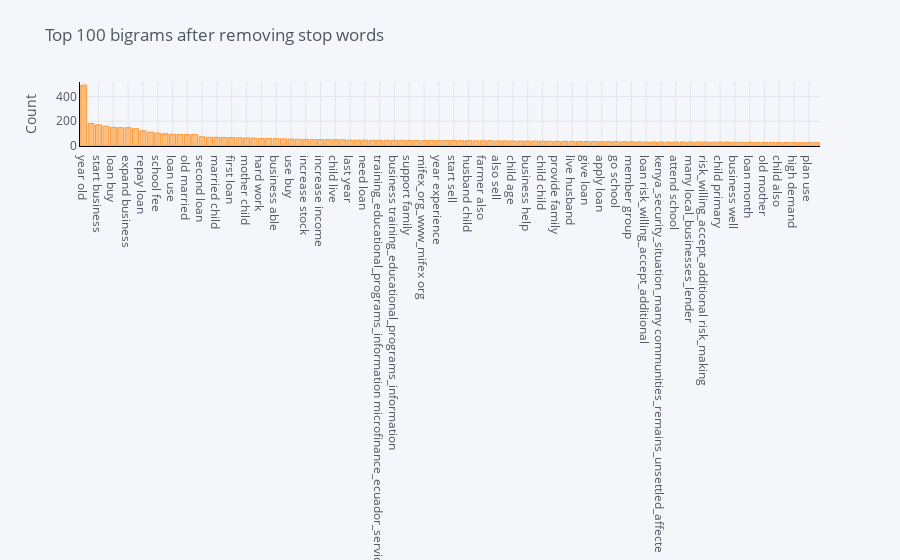

Here is the notebook cell this chart was saved with:
### Markdown cell above
### Top 100 Bigrams on Entire Corpus

### Code cell
plot_model(plot = 'bigram')

### Figure 1 — Plotly figure (JSON) as saved in the notebook; plotly's stock layout.template omitted (floating-point values rounded to 4 significant figures)
{"data": [{"marker": {"color": "rgba(255, 153, 51, 0.6)", "line": {"color": "rgba(255, 153, 51, 1.0)", "width": 1}}, "name": "count", "orientation": "v", "text": "", "type": "bar", "x": ["year old", "request loan", "start business", "year ago", "loan buy", "marry child", "expand business", "use loan", "repay loan", "business year", "school fee", "child school", "loan use", "business sell", "old married", "old child", "second loan", "work hard", "married child", "loan purchase", "first loan", "primary school", "mother child", "small business", "hard work", "educate child", "business able", "pay school", "use buy", "old marry", "increase stock", "secondary school", "increase income", "loan able", "child live", "loan order", "last year", "business grow", "need loan", "start small", "training_educational_programs_information microfinance_ecuador_services_please", "husband work", "business training_educational_programs_information", "woman group", "support family", "help business", "mifex_org_www_mifex org", "microfinance_ecuador_services_please mifex_org_www_mifex", "year experience", "group member", "start sell", "able buy", "husband child", "run business", "farmer also", "operate business", "also sell", "sell product", "child age", "able repay", "business help", "sell clothing", "child child", "begin business", "provide family", "loan usd", "live husband", "high school", "give loan", "loan help", "apply loan", "receive loan", "go school", "loan intend", "member group", "rice farmer", "loan risk_willing_accept_additional", "communities_remains_unsettled_affecte many", "kenya_security_situation_many communities_remains_unsettled_affecte", "risk_making loan", "attend school", "person group", "many local_businesses_lender", "local_businesses_lender loan", "risk_willing_accept_additional risk_making", "fee child", "child primary", "able provide", "business well", "loan invest", "loan month", "run small", "old mother", "grow business", "child also", "well life", "high demand", "business loan", "plan use", "loan together"], "y": [491, 182, 171, 160, 150, 148, 148, 140, 123, 112, 105, 99, 95, 93, 93, 92, 74, 70, 70, 69, 68, 66, 65, 63, 60, 60, 59, 58, 56, 54, 53, 52, 52, 51, 51, 50, 47, 47, 47, 46, 46, 46, 46, 46, 45, 44, 44, 44, 44, 44, 44, 43, 43, 42, 42, 42, 41, 41, 40, 40, 40, 40, 39, 38, 37, 37, 37, 36, 36, 36, 35, 35, 35, 34, 34, 33, 32, 32, 32, 32, 32, 32, 32, 32, 32, 31, 31, 31, 30, 30, 30, 29, 29, 29, 28, 28, 28, 27, 27, 27]}], "layout": {"legend": {"bgcolor": "#F5F6F9", "font": {"color": "#4D5663"}}, "paper_bgcolor": "#F5F6F9", "plot_bgcolor": "#F5F6F9", "title": {"font": {"color": "#4D5663"}, "text": "Top 100 bigrams after removing stop words"}, "xaxis": {"gridcolor": "#E1E5ED", "linecolor": "black", "showgrid": true, "tickfont": {"color": "#4D5663"}, "title": {"font": {"color": "#4D5663"}, "text": ""}, "zerolinecolor": "#E1E5ED"}, "yaxis": {"gridcolor": "#E1E5ED", "linecolor": "black", "showgrid": true, "tickfont": {"color": "#4D5663"}, "title": {"font": {"color": "#4D5663"}, "text": "Count"}, "zerolinecolor": "#E1E5ED"}}}
